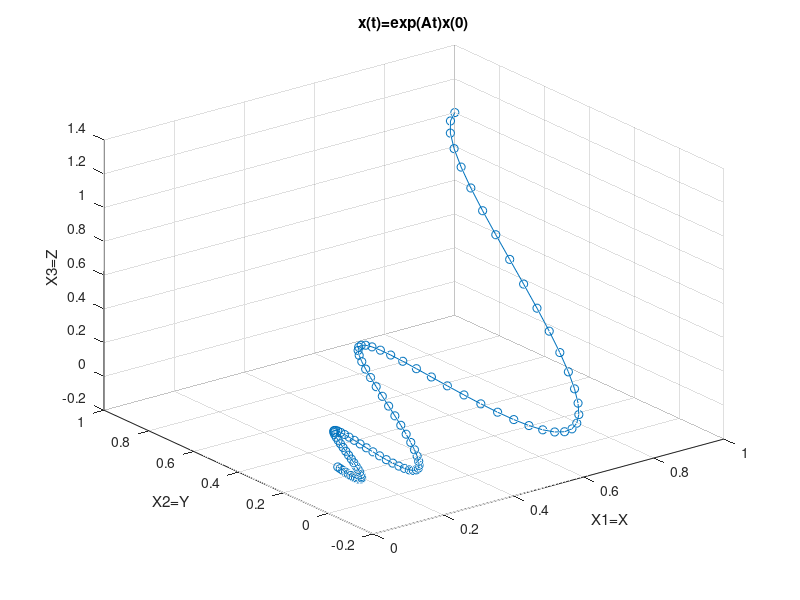

Reproduce this figure in MATLAB.
X = [];
x0 = [1 1 1]';
A = [0 -6 -1; 6 2 -16; -5 20 -10];

for t=0: 0.01: 1
    X=[X expm(t*A)*x0];
end

plot3(X(1,:), X(2,:), X(3,:), '-o')
grid on

title('x(t)=exp(At)x(0)')
xlabel('X1=X')
ylabel('X2=Y')
zlabel('X3=Z')